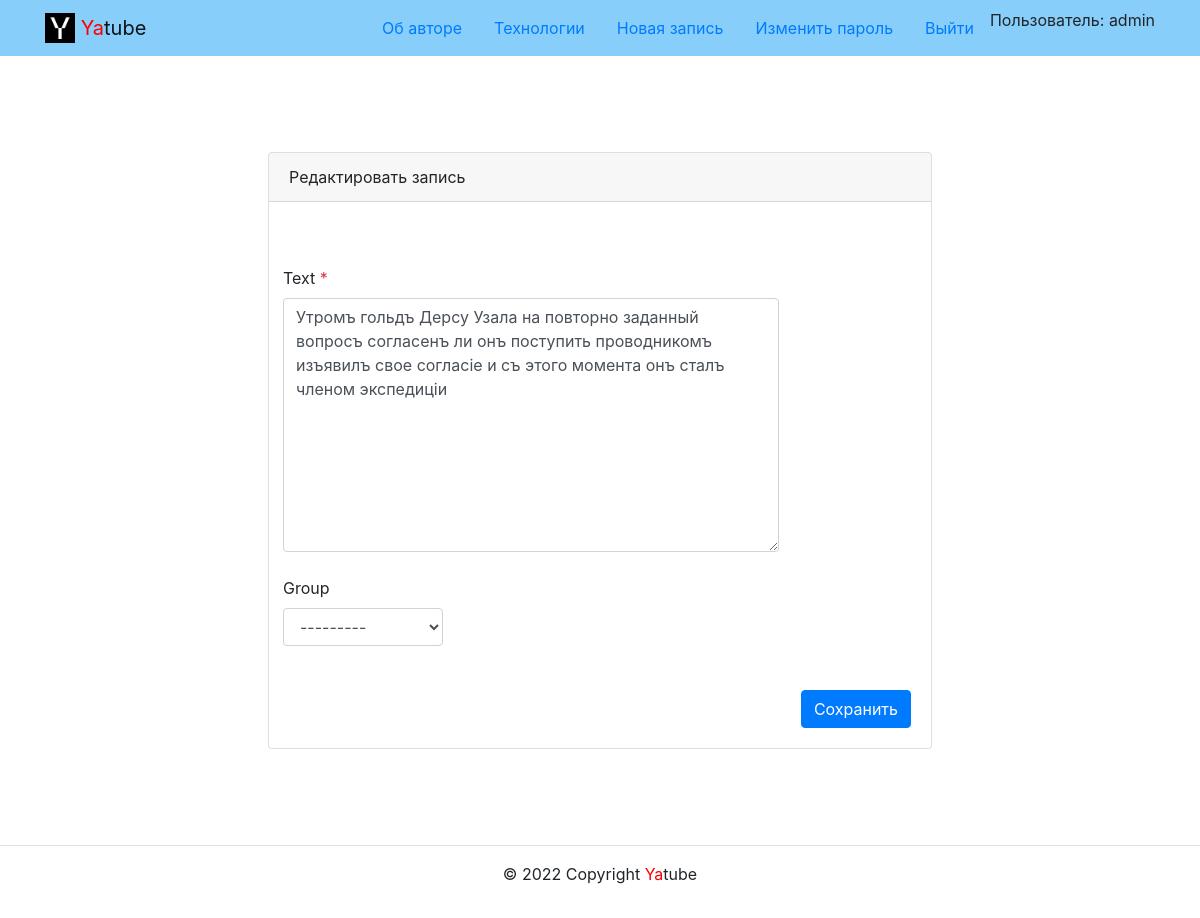
The app's page /posts/48/edit/ (signed in) with its own data.
### posts/models.py (models this page shows, shortened)
class Post(models.Model):
    text = models.TextField()
    pub_date = models.DateTimeField(auto_now_add=True)
    author = models.ForeignKey(
        User,
        on_delete=models.CASCADE,
        related_name='posts'
    )
    group = models.ForeignKey(
        'Group',
        on_delete=models.SET_NULL,
        blank=True,
        null=True,
        related_name='posts'
    )
    class Meta:
        verbose_name = 'post'
        verbose_name_plural = 'posts'
        ordering = ('-pub_date',)

### posts/views.py (the view, shortened to what this page needs)
def post_edit(request, post_id):
    post = get_object_or_404(Post, pk=post_id)
    if request.user != post.author:
        return rederict ('posts:post_detail.html')
    else:
        form = PostForm(instance=post)
        return render(request, 'posts/create_post.html', {'form': form,
                                                          'is_edit': True})

### posts/forms.py (shortened to what this page needs)
class PostForm(forms.ModelForm):
    class Meta:
        model = Post
        fields = ('text', 'group')

### core/context_processors/year.py (called while the page is built)
def year (request):
    dt = datetime.date.today().year
    return {
        'year' : dt
    }

### core/templatetags/user_filters.py (called while the page is built)
@register.filter
def addclass(field, css):
    return field.as_widget(attrs={'class': css})

### posts/models.py (called while the page is built)
    def __str__(self):
        return self.title

### templates/posts/create_post.html (shortened to what this page needs)
{% extends 'base.html' %}
{% load user_filters %}
{% block content %}
      <div class="container py-5">
        <div class="row justify-content-center">
          <div class="col-md-8 p-5">
            <div class="card">
              <div class="card-header">
                {% if is_edit %}
                  Редактировать запись
                {% else %}
                  Добавить запись
                {% endif %}
              </div>
              <div class="card-body">
                <form method="post" action="#">
                <div class="form-group row my-3 p-3">
                  {% for field in form %}
                    <div class="form-group row my-1 p-2">
                      <label for="{{ field.id_for_label }}">
                      {{ field.label }}
                      {% if field.field.required %}
                        <span class="required text-danger">*</span>
                      {% endif %}
                      </label>
                      {{ field|addclass:'form-control'}}
                    </div>
                  {% endfor %}
                </div>
                <div class="d-flex justify-content-end">
                  <button type="submit" class="btn btn-primary">
                    {% if is_edit %}
                      Сохранить
                    {% else %}
                      Добавить
                    {% endif %}
                    </button>
                  </div>
                </form>
              </div>
            </div>
          </div>
        </div>
      </div>
{% endblock %}

### templates/includes/header.html (shortened to what this page needs)
{% load static %}
{% with request.resolver_match.view_name as view_name %}
<header>
  <nav class="navbar navbar-light" style="background-color: lightskyblue">
    <div class="container">
      <a class="navbar-brand" href="{% url 'posts:index' %}">
        <img src="{% static 'img/logo.png' %}" width="30" height="30" class="d-inline-block align-top" alt="">
        <span style="color:red">Ya</span>tube
      </a>
      <ul class="nav nav-pills">
        <li class="nav-item">
          <a class="nav-link nav-link {% if view_name  == 'about:author' %}active{% endif %}"
          href="{% url 'about:author' %}">
            Об авторе
          </a>
        </li>
        <li class="nav-item">
        <a class="nav-link {% if view_name  == 'about:tech' %}active{% endif %}"
         href="{%url 'about:tech'%}">
         Технологии
        </a>
        </li>
        {% if user.is_authenticated %}
        <li class="nav-item">
          <a class="nav-link {% if view_name  == 'posts:post_create' %}active{% endif %}"
          href="{%url 'posts:post_create'%}"> Новая запись
          </a>
        </li>
        <li class="nav-item">
          <a class="nav-link link-light {% if view_name  == 'users:password_change_form' %}active{% endif %}"
          href="{%url 'users:password_change_form'%}">
          Изменить пароль
          </a>
        </li>
        <li class="nav-item">
          <a class="nav-link link-light {% if view_name  == 'users:logout' %}active{% endif %}"
          href="{%url 'users:logout'%}">
          Выйти
          </a>
        </li>
        <li>
          Пользователь: {{ user.username }}
        </li>
        {% endif %}
      </ul>
    </div>
  </nav>
</header>
{% endwith %}

### records on screen
Post: form "Утромъ гольдъ Дерсу Узала на повторно заданный вопросъ согласенъ ли онъ поступить проводникомъ изъявилъ свое согласіе и съ этого момента онъ сталъ членом экспедиціи" "---------"

### other values on screen
{{ user.username }} "admin"
{{ field.label }} "Text" "Group"
